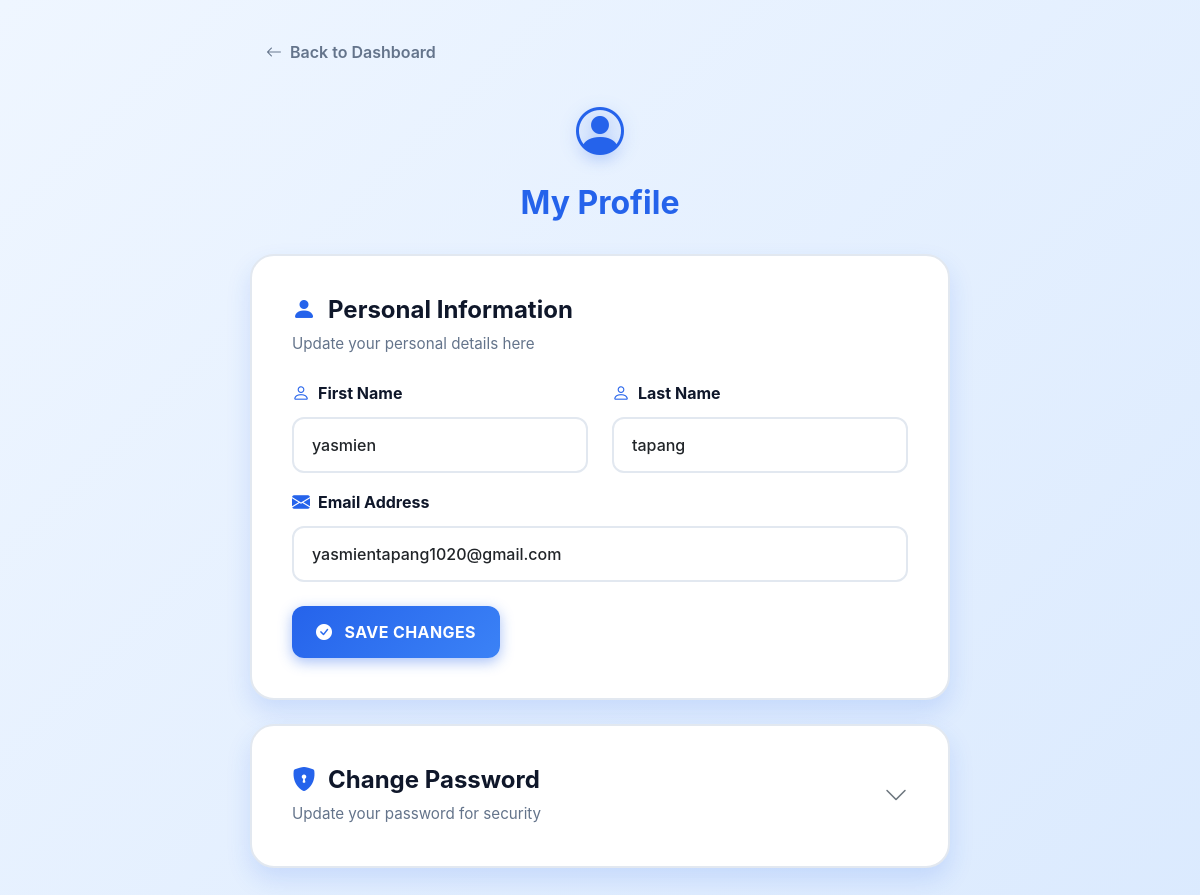
Page /profile/ (signed in) on the committed database.
### security_management/models.py (models this page shows, shortened)
class CustomUser(AbstractUser):
    email = models.EmailField(unique=True)
    phone_number = models.CharField(max_length=15, blank=True, null=True)
    profile_picture = models.ImageField(upload_to='profile_pics/', blank=True, null=True)  # Uses Cloudinary via DEFAULT_FILE_STORAGE
    date_of_birth = models.DateField(blank=True, null=True)
    created_at = models.DateTimeField(default=timezone.now)
    updated_at = models.DateTimeField(auto_now=True)
    is_email_verified = models.BooleanField(default=False)
    email_notifications = models.BooleanField(default=True)
    sms_notifications = models.BooleanField(default=False)
    class Meta:
        verbose_name = 'User'
        verbose_name_plural = 'Users'
        ordering = ['-created_at']

### security_management/views.py (the view)
# urls.py: path('profile/', views.profile_view, name='profile'),
@login_required
def profile_view(request):
    if request.method == 'POST':
        if 'update_profile' in request.POST:
            profile_form = ProfileUpdateForm(request.POST, instance=request.user)
            password_form = ChangePasswordForm(request.user)
            if profile_form.is_valid():
                profile_form.save()
                messages.success(request, 'Profile updated successfully!')
                return redirect('profile')
        elif 'change_password' in request.POST:
            profile_form = ProfileUpdateForm(instance=request.user)
            password_form = ChangePasswordForm(request.user, request.POST)
            if password_form.is_valid():
                user = request.user
                user.set_password(password_form.cleaned_data['new_password'])
                user.save()
                from django.contrib.auth import update_session_auth_hash
                update_session_auth_hash(request, user)
                messages.success(request, 'Password changed successfully!')
                return redirect('profile')
        else:
            profile_form = ProfileUpdateForm(instance=request.user)
            password_form = ChangePasswordForm(request.user)
    else:
        profile_form = ProfileUpdateForm(instance=request.user)
        password_form = ChangePasswordForm(request.user)
    return render(request, 'security_management/pages/profile.html', {
        'profile_form': profile_form,
        'password_form': password_form
    })

### security_management/forms.py (shortened to what this page needs)
class ProfileUpdateForm(forms.ModelForm):
    first_name = forms.CharField(
        required=True,
        widget=forms.TextInput(attrs={
            'class': 'form-control',
            'placeholder': 'First Name'
        })
    )
    last_name = forms.CharField(
        required=True,
        widget=forms.TextInput(attrs={
            'class': 'form-control',
            'placeholder': 'Last Name'
        })
    )
    email = forms.EmailField(
        required=True,
        widget=forms.EmailInput(attrs={
            'class': 'form-control',
            'placeholder': 'Email Address'
        })
    )
    class Meta:
        model = CustomUser
        fields = ['first_name', 'last_name', 'email']

class ChangePasswordForm(forms.Form):
    current_password = forms.CharField(
        widget=forms.PasswordInput(attrs={
            'class': 'form-control',
            'placeholder': 'Current Password'
        })
    )
    new_password = forms.CharField(
        widget=forms.PasswordInput(attrs={
            'class': 'form-control',
            'placeholder': 'New Password'
        })
    )
    confirm_new_password = forms.CharField(
        widget=forms.PasswordInput(attrs={
            'class': 'form-control',
            'placeholder': 'Confirm New Password'
        })
    )
    def __init__(self, user, *args, **kwargs):
        self.user = user
        super().__init__(*args, **kwargs)

### security_management/templates/security_management/pages/profile.html (shortened to what this page needs)
<!DOCTYPE html>
<html lang="en">
<head>
    <link href="https://cdn.jsdelivr.net/npm/bootstrap@5.3.0/dist/css/bootstrap.min.css" rel="stylesheet">
    <link href="https://cdn.jsdelivr.net/npm/bootstrap-icons@1.11.0/font/bootstrap-icons.css" rel="stylesheet">
</head>
<body>
    <div class="profile-container">
        <a href="{% url 'dashboard' %}" class="back-link">
            <i class="bi bi-arrow-left"></i>
            Back to Dashboard
        </a>
        <div class="brand-header">
            <div class="brand-logo">
                <i class="bi bi-person-circle"></i>
            </div>
            <h1 class="brand-name">My Profile</h1>
        </div>
        <div class="profile-card">
            <h2 class="section-title">
                <i class="bi bi-person-fill"></i>
                Personal Information
            </h2>
            <p class="section-subtitle">Update your personal details here</p>
            <form method="post">
                <div class="row">
                    <div class="col-md-6 mb-3">
                        <label class="form-label">
                            <i class="bi bi-person"></i>
                            First Name
                        </label>
                        <input type="text" name="first_name"
                            class="form-control{% if profile_form.first_name.errors %} is-invalid{% endif %}"
                            placeholder="Enter your first name" value="{{ profile_form.first_name.value|default:'' }}"
                            required>
                    </div>
                    <div class="col-md-6 mb-3">
                        <label class="form-label">
                            <i class="bi bi-person"></i>
                            Last Name
                        </label>
                        <input type="text" name="last_name"
                            class="form-control{% if profile_form.last_name.errors %} is-invalid{% endif %}"
                            placeholder="Enter your last name" value="{{ profile_form.last_name.value|default:'' }}"
                            required>
                    </div>
                </div>
                <div class="mb-4">
                    <label class="form-label">
                        <i class="bi bi-envelope-fill"></i>
                        Email Address
                    </label>
                    <input type="email" name="email"
                        class="form-control{% if profile_form.email.errors %} is-invalid{% endif %}"
                        placeholder="Enter your email address" value="{{ profile_form.email.value|default:'' }}"
                        required>
                </div>
                <button type="submit" name="update_profile" class="btn-primary-custom">
                    <i class="bi bi-check-circle-fill me-2"></i>
                    Save Changes
                </button>
            </form>
        </div>
        <div class="profile-card">
            <div class="collapse-toggle d-flex justify-content-between align-items-center" data-bs-toggle="collapse"
                data-bs-target="#passwordSection" aria-expanded="false">
                <div>
                    <h2 class="section-title mb-0">
                        <i class="bi bi-shield-lock-fill"></i>
                        Change Password
                    </h2>
                    <p class="section-subtitle mb-0 mt-2">Update your password for security</p>
                </div>
                <i class="bi bi-chevron-down toggle-icon fs-4 text-secondary"></i>
            </div>
        </div>
    </div>
</body>
</html>

### security_management/templates/security_management/pages/profile.html (style rules this page uses)
:root { --primary-color: #2563eb; --primary-dark: #1e40af; --primary-light: #3b82f6; --text-primary: #0f172a; --text-secondary: #64748b; --border-color: #e2e8f0; --success: #10b981; --danger: #ef4444; }
* { margin: 0; padding: 0; box-sizing: border-box; }
body { background: linear-gradient(135deg, #eff6ff 0%, #dbeafe 100%); font-family: -apple-system, BlinkMacSystemFont, 'Segoe UI', Roboto, 'Helvetica Neue', Arial, sans-serif; min-height: 100vh; padding: 2rem 1rem; }
.profile-container { width: 100%; max-width: 700px; margin: 0 auto; }
.brand-header { text-align: center; margin-bottom: 2rem; }
.brand-logo { display: inline-flex; align-items: center; gap: 0.75rem; margin-bottom: 1rem; }
.brand-logo i { font-size: 3rem; color: var(--primary-color); filter: drop-shadow(0 4px 8px rgba(37, 99, 235, 0.3)); }
.brand-name { font-size: 2rem; font-weight: 700; color: var(--primary-color); margin: 0; }
.profile-card { background: white; border: 2px solid var(--border-color); border-radius: 1.5rem; box-shadow: 0 12px 24px rgba(37, 99, 235, 0.15); padding: 2.5rem; margin-bottom: 1.5rem; transition: all 0.3s ease; }
.section-title { font-size: 1.5rem; font-weight: 700; color: var(--text-primary); margin-bottom: 0.5rem; display: flex; align-items: center; gap: 0.75rem; }
.section-title i { color: var(--primary-color); font-size: 1.5rem; }
.section-subtitle { color: var(--text-secondary); font-size: 0.95rem; margin-bottom: 1.5rem; }
.form-label { font-weight: 700; color: var(--text-primary); margin-bottom: 0.625rem; font-size: 1rem; display: flex; align-items: center; gap: 0.5rem; }
.form-label i { color: var(--primary-color); font-size: 1.125rem; }
.form-control { border: 2px solid var(--border-color); border-radius: 0.75rem; padding: 0.875rem 1.125rem; font-size: 1rem; font-weight: 500; transition: all 0.3s ease; background: white; }
.btn-primary-custom { background: linear-gradient(135deg, var(--primary-color), var(--primary-light)); border: none; border-radius: 0.75rem; color: white; font-weight: 700; font-size: 1rem; padding: 0.875rem 1.5rem; text-transform: uppercase; letter-spacing: 0.025em; transition: all 0.3s ease; box-shadow: 0 4px 14px rgba(37, 99, 235, 0.4); }
.collapse-toggle { cursor: pointer; user-select: none; }
.collapse-toggle .toggle-icon { transition: transform 0.3s ease; }
.back-link { display: inline-flex; align-items: center; gap: 0.5rem; color: var(--text-secondary); text-decoration: none; font-weight: 600; padding: 0.5rem 1rem; border-radius: 0.5rem; transition: all 0.2s ease; margin-bottom: 1.5rem; }
.profile-container { animation: fadeInUp 0.6s ease-out; }

### rows in the picture
CustomUser: first_name "yasmien", last_name "tapang", email "yasmientapang1020@gmail.com"
